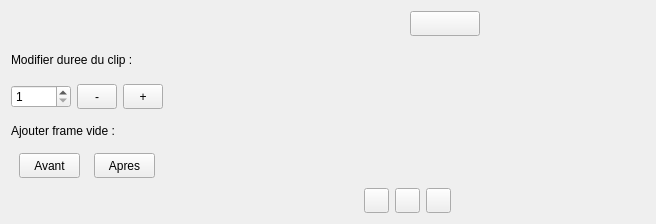
<?xml version="1.0" encoding="UTF-8"?>
<ui version="4.0">
 <class>Timeline</class>
 <widget class="QWidget" name="Timeline">
  <property name="geometry">
   <rect>
    <x>0</x>
    <y>0</y>
    <width>656</width>
    <height>206</height>
   </rect>
  </property>
  <property name="maximumSize">
   <size>
    <width>16777215</width>
    <height>237</height>
   </size>
  </property>
  <property name="baseSize">
   <size>
    <width>10000</width>
    <height>237</height>
   </size>
  </property>
  <property name="windowTitle">
   <string>Timeline</string>
  </property>
  <layout class="QHBoxLayout" name="horizontalLayout_3">
   <item>
    <layout class="QVBoxLayout" name="verticalLayout">
     <item>
      <layout class="QVBoxLayout" name="dureeClipLayout">
       <property name="topMargin">
        <number>30</number>
       </property>
       <property name="bottomMargin">
        <number>0</number>
       </property>
       <item>
        <widget class="QLabel" name="labelDuration">
         <property name="text">
          <string>Modifier duree du clip : </string>
         </property>
        </widget>
       </item>
       <item>
        <layout class="QHBoxLayout" name="plusMinusLayout">
         <item>
          <widget class="QSpinBox" name="spinDuration">
           <property name="minimumSize">
            <size>
             <width>60</width>
             <height>0</height>
            </size>
           </property>
           <property name="maximumSize">
            <size>
             <width>60</width>
             <height>16777215</height>
            </size>
           </property>
           <property name="minimum">
            <number>1</number>
           </property>
           <property name="maximum">
            <number>10</number>
           </property>
           <property name="value">
            <number>1</number>
           </property>
          </widget>
         </item>
         <item>
          <widget class="QToolButton" name="minusButton">
           <property name="minimumSize">
            <size>
             <width>40</width>
             <height>25</height>
            </size>
           </property>
           <property name="maximumSize">
            <size>
             <width>40</width>
             <height>25</height>
            </size>
           </property>
           <property name="text">
            <string>-</string>
           </property>
          </widget>
         </item>
         <item>
          <widget class="QToolButton" name="plusButton">
           <property name="minimumSize">
            <size>
             <width>40</width>
             <height>25</height>
            </size>
           </property>
           <property name="maximumSize">
            <size>
             <width>40</width>
             <height>25</height>
            </size>
           </property>
           <property name="text">
            <string>+</string>
           </property>
          </widget>
         </item>
        </layout>
       </item>
      </layout>
     </item>
     <item>
      <layout class="QVBoxLayout" name="ajoutFrameLayout">
       <property name="topMargin">
        <number>0</number>
       </property>
       <property name="bottomMargin">
        <number>35</number>
       </property>
       <item>
        <widget class="QLabel" name="labelBlank">
         <property name="text">
          <string>Ajouter frame vide :</string>
         </property>
        </widget>
       </item>
       <item>
        <layout class="QHBoxLayout" name="AvtApresLayout">
         <item>
          <widget class="QToolButton" name="blankBeforeButton">
           <property name="minimumSize">
            <size>
             <width>61</width>
             <height>25</height>
            </size>
           </property>
           <property name="maximumSize">
            <size>
             <width>61</width>
             <height>25</height>
            </size>
           </property>
           <property name="text">
            <string>Avant</string>
           </property>
          </widget>
         </item>
         <item>
          <widget class="QToolButton" name="blankAfterButton">
           <property name="minimumSize">
            <size>
             <width>61</width>
             <height>25</height>
            </size>
           </property>
           <property name="maximumSize">
            <size>
             <width>61</width>
             <height>25</height>
            </size>
           </property>
           <property name="text">
            <string>Apres</string>
           </property>
          </widget>
         </item>
        </layout>
       </item>
      </layout>
     </item>
    </layout>
   </item>
   <item>
    <layout class="QVBoxLayout" name="verticalLayout_2">
     <item>
      <layout class="QHBoxLayout" name="horizontalLayout_2">
       <item>
        <spacer name="horizontalSpacer_3">
         <property name="orientation">
          <enum>Qt::Horizontal</enum>
         </property>
         <property name="sizeHint" stdset="0">
          <size>
           <width>40</width>
           <height>20</height>
          </size>
         </property>
        </spacer>
       </item>
       <item>
        <widget class="QLabel" name="time">
         <property name="minimumSize">
          <size>
           <width>70</width>
           <height>25</height>
          </size>
         </property>
         <property name="maximumSize">
          <size>
           <width>70</width>
           <height>25</height>
          </size>
         </property>
         <property name="layoutDirection">
          <enum>Qt::LeftToRight</enum>
         </property>
         <property name="text">
          <string/>
         </property>
         <property name="alignment">
          <set>Qt::AlignCenter</set>
         </property>
        </widget>
       </item>
       <item>
        <widget class="QToolButton" name="zeroButton">
         <property name="minimumSize">
          <size>
           <width>70</width>
           <height>25</height>
          </size>
         </property>
         <property name="maximumSize">
          <size>
           <width>70</width>
           <height>25</height>
          </size>
         </property>
         <property name="text">
          <string/>
         </property>
        </widget>
       </item>
       <item>
        <spacer name="horizontalSpacer_4">
         <property name="orientation">
          <enum>Qt::Horizontal</enum>
         </property>
         <property name="sizeHint" stdset="0">
          <size>
           <width>40</width>
           <height>20</height>
          </size>
         </property>
        </spacer>
       </item>
      </layout>
     </item>
     <item>
      <widget class="QWidget" name="widgetContentTable" native="true">
       <property name="minimumSize">
        <size>
         <width>100</width>
         <height>140</height>
        </size>
       </property>
       <property name="baseSize">
        <size>
         <width>10000</width>
         <height>150</height>
        </size>
       </property>
      </widget>
     </item>
     <item>
      <layout class="QHBoxLayout" name="horizontalLayout">
       <item>
        <spacer name="horizontalSpacer">
         <property name="orientation">
          <enum>Qt::Horizontal</enum>
         </property>
         <property name="sizeHint" stdset="0">
          <size>
           <width>40</width>
           <height>20</height>
          </size>
         </property>
        </spacer>
       </item>
       <item>
        <widget class="QToolButton" name="prevButton">
         <property name="minimumSize">
          <size>
           <width>25</width>
           <height>25</height>
          </size>
         </property>
         <property name="maximumSize">
          <size>
           <width>25</width>
           <height>25</height>
          </size>
         </property>
         <property name="text">
          <string/>
         </property>
         <property name="iconSize">
          <size>
           <width>25</width>
           <height>25</height>
          </size>
         </property>
        </widget>
       </item>
       <item>
        <widget class="QToolButton" name="playPauseButton">
         <property name="minimumSize">
          <size>
           <width>25</width>
           <height>25</height>
          </size>
         </property>
         <property name="maximumSize">
          <size>
           <width>25</width>
           <height>25</height>
          </size>
         </property>
         <property name="text">
          <string/>
         </property>
         <property name="iconSize">
          <size>
           <width>25</width>
           <height>25</height>
          </size>
         </property>
        </widget>
       </item>
       <item>
        <widget class="QToolButton" name="nextButton">
         <property name="minimumSize">
          <size>
           <width>25</width>
           <height>25</height>
          </size>
         </property>
         <property name="maximumSize">
          <size>
           <width>25</width>
           <height>25</height>
          </size>
         </property>
         <property name="text">
          <string/>
         </property>
         <property name="iconSize">
          <size>
           <width>25</width>
           <height>25</height>
          </size>
         </property>
        </widget>
       </item>
       <item>
        <spacer name="horizontalSpacer_2">
         <property name="orientation">
          <enum>Qt::Horizontal</enum>
         </property>
         <property name="sizeHint" stdset="0">
          <size>
           <width>40</width>
           <height>20</height>
          </size>
         </property>
        </spacer>
       </item>
      </layout>
     </item>
    </layout>
   </item>
  </layout>
 </widget>
 <resources/>
 <connections/>
</ui>
